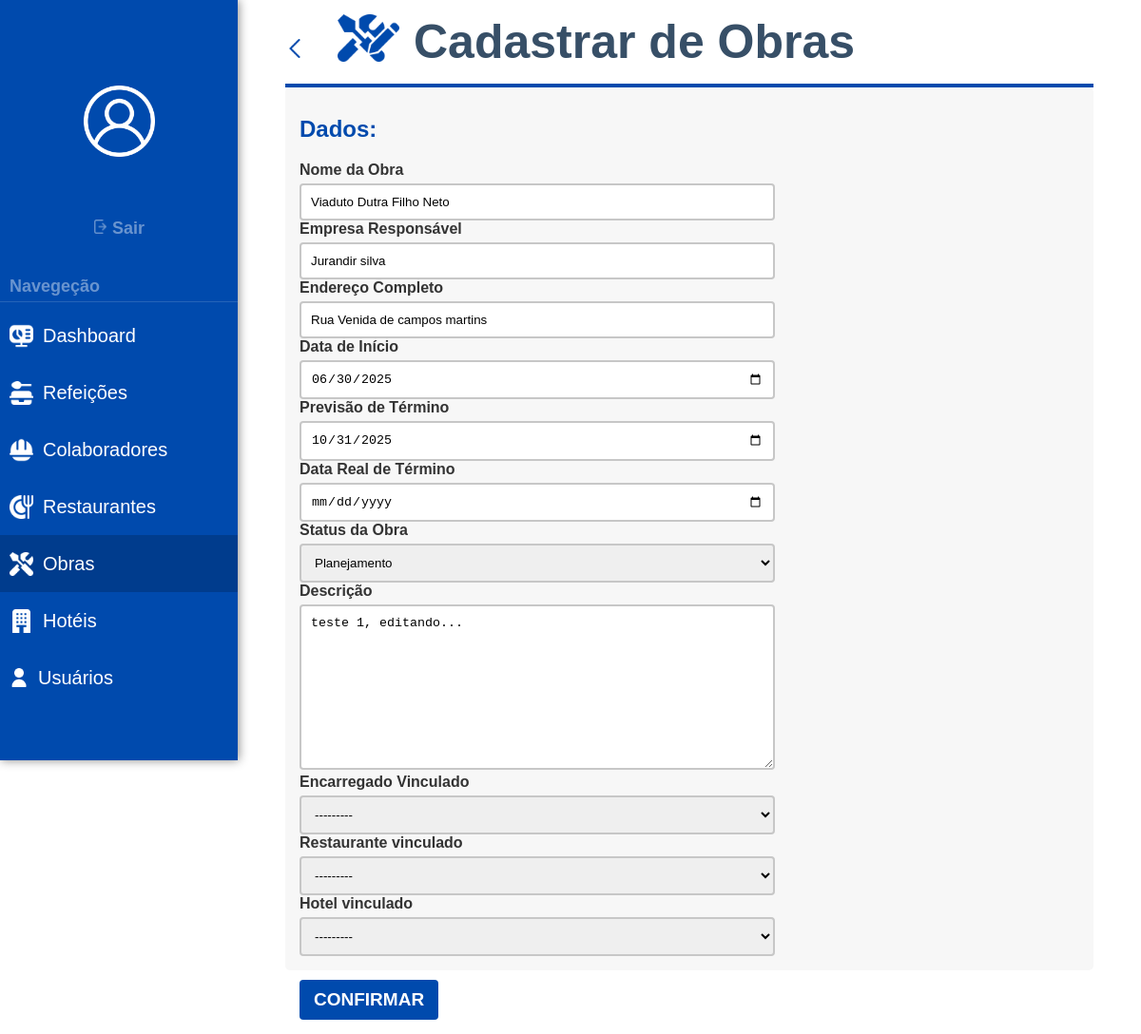
Page /editar-obra/10/ (signed in) on the committed database.
### Sistema/models.py (models this page shows, shortened)
class Obra(models.Model):
    STATUS_CHOICES = [
        ('PLANEJAMENTO', 'Planejamento'),
        ('ANDAMENTO', 'Em Andamento'),
        ('PARADA', 'Parada'),
        ('CONCLUIDA', 'Concluída'),
        ('CANCELADA', 'Cancelada'),
    ]
    nome = models.CharField(
        max_length=100,
        verbose_name="Nome da Obra"
    )
    empresa = models.CharField(
        max_length=100,
        verbose_name="Empresa Responsável"
    )
    endereco = models.TextField(
        verbose_name="Endereço Completo"
    )
    data_inicio = models.DateField(
        verbose_name="Data de Início"
    )
    data_prevista_termino = models.DateField(
        verbose_name="Previsão de Término",
        blank=True,
        null=True
    )
    data_real_termino = models.DateField(
        verbose_name="Data Real de Término",
        blank=True,
        null=True
    )
    status = models.CharField(
        max_length=12,
        choices=STATUS_CHOICES,
        default='PLANEJAMENTO',
        verbose_name="Status da Obra"
    )
    descricao = models.TextField(
        verbose_name="Descrição",
        blank=True
    )
    encarregado_responsavel = models.ForeignKey(
        User,
        on_delete=models.CASCADE,
        verbose_name="Encarregado Vinculado",
        null=True,
        blank=True,
        related_name='obras'
    )
    restaurante_vinculado = models.ForeignKey(
        'Restaurante',
        on_delete=models.CASCADE,
        verbose_name="Restaurante vinculado",
        null=True,
        blank=True,
    )
    hotel_vinculado = models.ForeignKey(
        'Hotel',
        on_delete=models.CASCADE,
        verbose_name="Hotel vinculado",
        null=True,
        blank=True,
    )
    class Meta:
        verbose_name = "Obra"
        verbose_name_plural = "Obras"
        ordering = ['-data_inicio']
        permissions = [
            ('view_obra_report', 'Pode visualizar relatórios de obra'),
        ]

### Sistema/views.py (the view)
# urls.py: path('editar-obra/<int:id>/', views.editar_obra, name='editar-obra'),
@login_required
def editar_obra(request, id):
    obra = get_object_or_404(Obra, id=id)
    if request.method == 'POST':
        form = CadastroObraForm(request.POST, instance=obra)
        if form.is_valid():
            form.save()
            return redirect('listar-obras')
    else:
        form = CadastroObraForm(instance=obra)
    return render(request, 'editar-obra.html', {'form': form})

### Sistema/models.py (called while the page is built)
    def __str__(self):
        return self.nome

    def __str__(self):
        return self.nome

### Sistema/templates/editar-obra.html (shortened to what this page needs)
{% load static %}
<!DOCTYPE html>
<html lang="pt-br">
<head>
  <link rel="stylesheet" href="{% static 'css/style.css' %}">
</head>
<body>
<div class="sidebar">
     <div class="logout-container">
    <img src="{% static 'images/white version/user.png' %}" alt="error" height="75px" width="75px" style="display: flex; margin:auto; margin-bottom: 55px; margin-top: 90px;">
      <form method="POST" action="{% url 'logout' %}">
        <button type="submit" class="sair-btn">
          <img src="{% static 'images/logout.png' %}" alt="error" height="15px" width="15px">
          Sair
        </button>
      </form>
    </div>
    <label>Navegeção</label>
    <hr>
    <a href="{% url 'relatorio' %}">
      <img src="{% static 'images/white version/dash.png' %}" alt="error" height="25px" width="25px" style="margin-right: 10px;margin-left: 10px;">
      Dashboard
    </a>
     <a href="{% url 'listar_registros' %}">
      <img src="{% static 'images/white version/alim.png' %}" alt="error" height="25px" width="25px" style="margin-right: 10px;margin-left: 10px;">
      Refeições
    </a>
    <a href="{% url 'listar-colaboradores' %}">
      <img src="{% static 'images/white version/func.png' %}" alt="error" height="25px" width="25px" style="margin-right: 10px;margin-left: 10px;">
      Colaboradores
    </a>
    <a href="{% url 'listar-restaurantes' %}">
      <img src="{% static 'images/white version/rest.png' %}" alt="error" height="25px" width="25px" style="margin-right: 10px;margin-left: 10px;">
      Restaurantes
    </a>
    <a href="{% url 'listar-obras' %}" class="active">
      <img src="{% static 'images/white version/obra.png' %}" alt="error" height="25px" width="25px" style="margin-right: 10px;margin-left: 10px;">
      Obras
    </a>
    <a href="{% url 'listar-hoteis' %}">
      <img src="{% static 'images/white version/hotel.png' %}" alt="error" height="25px" width="25px" style="margin-right: 10px;margin-left: 10px;">
      Hotéis
    </a>
    <a href="{% url 'cadastrar_usuario' %}">
      <img src="{% static 'images/white version/usuario.png' %}" alt="error" height="20px" width="20px" style="margin-right: 10px;margin-left: 10px;">
      Usuários
    </a>
  </div>
<div class="corpo">
    <h>
      <a href="{% url 'listar-obras' %}">
            <img src="{% static 'images/blue version/back.png' %}"alt="Logo" height="20" width="20" style="margin-right: 35px;">
        </a>
      <img src="{% static 'images/blue version/sketching-edit.png' %}" alt="Logo" height="50" width="65"
             style="margin-right: 15px;">
      Cadastrar de Obras</h>
      <form method="POST" action="{% url 'editar-obra' form.instance.id %}">
      <div class="form-section">
        <h2>Dados:</h2>
      {% for field in form %}
          <label class="form-label" for="{{ field.id_for_label }}">{{ field.label }}</label>
          {{ field }}
      {% endfor %}
      </div>
        <button type="submit">CONFIRMAR</button>
      </div>
</body>
</html>

### static/css/style.css (style rules this page uses)
body { margin: 0; background-color: rgb(255, 255, 255); font-family: 'Gill Sans', 'Gill Sans MT', Calibri, 'Trebuchet MS', sans-serif; color: #333; }
h2 { color: #004aad; margin-top: 15px; }
label { display: block; margin-bottom: 5px; font-weight: bold; }
input[type="text"], input[type="number"], input[type="date"], input[type="tel"], input[type="email"], input[type="password"], select, textarea { width: 500px; padding: 10px; border: 2px solid #c7c7c7; border-radius: 4px; box-sizing: border-box; }
.form-section { background-color: #f7f7f7; padding: 15px; border-radius: 5px; margin-bottom: 20px; }
hr { border: 0; height: 1px; background: #ddd; margin: 30px 0; }
button { background-color: #004aad; color: white; font-weight: bold; padding: 10px 15px; border: none; border-radius: 4px; cursor: pointer; font-size: 19px; font-family: 'Gill Sans', 'Gill Sans MT', Calibri, 'Trebuchet MS', sans-serif; margin-top: -10px; margin-bottom: 15px; margin-left: 15px; transition: background-color 0.5s ease; }
.sidebar { width: 250px; height: 100vh; background-color: #004aad; flex-direction: column; position: fixed; box-shadow: 1px 0 10px rgba(0, 0, 0, 0.461); }
.sidebar a { font-size: 20px; color: #ffffff; display:inline-flex; align-items: center; height: 60px; width: 250px; position: static; text-align: left; transition: background-color 0.5s ease; text-decoration: none; border-color: #444444; }
.sidebar a.active { background-color: #0000002f; }
.sidebar label { font-size: 18px; color: #ffffff69; position: static; text-align: left; display: block; text-decoration: none; background: none; margin-left: 10px; }
.sidebar hr { border: 0; height: 1px; background: #ffffff25; margin: 5px 0; }
.sair-btn { font-size: 18px; color: #ffffff69; position: static; text-align: center; display: block; margin:auto; margin-bottom: -20px; text-decoration: none; background: none; }
.logout-container { text-align: center; margin-bottom: 50px; }
.corpo { margin-left: 300px; margin-right: 50px; }
.corpo h { font-size: 50px; display: flex; text-align: left; font-weight: bold; color: #374f67; border-bottom: 4px solid #004aad; padding-bottom: 15px; padding-top: 15px; }

### rows in the picture
Obra: form "Viaduto Dutra Filho Neto" "Jurandir silva" "Rua Venida de campos martins" "06/30/2025" "10/31/2025" "Planejamento" "teste 1, editando..." "---------" "---------" "---------"

### other values in the picture
{{ field.label }} "Nome da Obra" "Empresa Responsável" "Endereço Completo" "Data de Início" "Previsão de Término" "Data Real de Término" "Status da Obra" "Descrição" "Encarregado Vinculado" "Restaurante vinculado" "Hotel vinculado"
